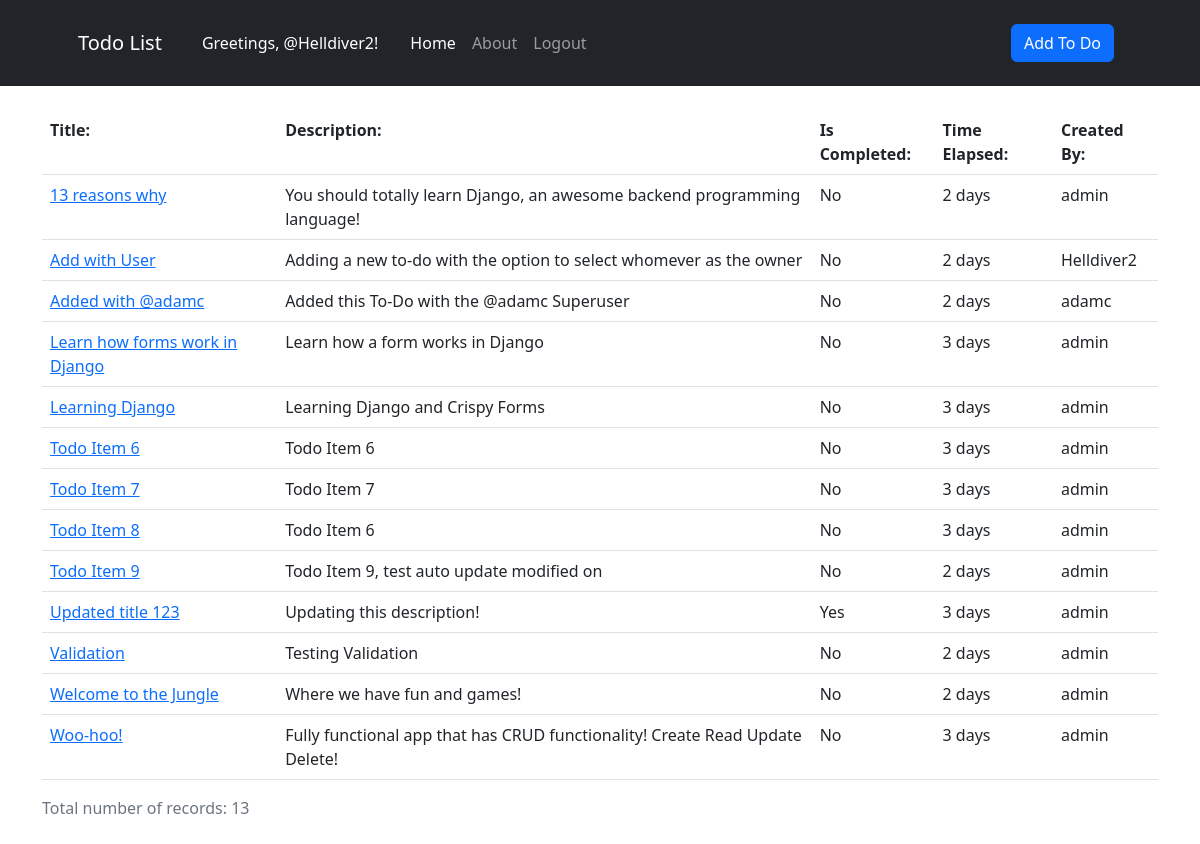
/ (signed in), run on the app's committed database.
### core/models.py (models this page shows, shortened)
class toDoList(models.Model):
    todo_title = models.CharField(max_length=100)
    todo_description = models.CharField(max_length=250, blank= True, null= True)
    todo_created_on = models.DateField(default= datetime.datetime.today)
    todo_modified_on = models.DateField(auto_now= True)
    todo_is_completed = models.BooleanField(default= False)
    todo_created_by = models.ForeignKey(User, on_delete=models.CASCADE)

### core/views.py (the view)
# urls.py: path('', views.home, name= 'home'),
def home(request):
    todos = toDoList.objects.all().order_by('todo_title', 'todo_description')
    current_date = datetime.datetime.now().date()
    count_rows = todos.count()
    if request.user.is_authenticated:
        return render(request, 'core/home.html', {'todos': todos, 'current_date': current_date, 'count_rows': count_rows})
    else:
        return redirect('login')

### core/templates/core/home.html
{% extends 'core/base.html' %} {% block content %}
<div class="container">
    {% if todos %}
    <div class="mt-4">
        <table class="table table-hover">
            <thread>
                <tr>
                    <th scope="col">Title:</th>
                    <th scope="col">Description:</th>
                    <th scope="col">Is Completed:</th>
                    <th scope="col">Time Elapsed:</th>
                    <th scope="col">Created By:</th>
                </tr>
            </thread>
            {% for todo in todos %}
            <tbody>
                <tr>
                    <td>
                        <a href="{% url 'detail' todo.id %}"
                            >{{todo.todo_title}}</a
                        >
                    </td>
                    <td>{{todo.todo_description}}</td>
                    {% if todo.todo_is_completed %}
                    <td>Yes</td>
                    {% else %}
                    <td>No</td>
                    {% endif %}
                    {% if todo.todo_created_on == todo.todo_modified_on %}
                        <td>{{todo.todo_created_on|timesince:current_date}}</td>
                    {% else %}
                        <td>{{todo.todo_modified_on|timesince:current_date}}</td>
                    {% endif %}
                    <td>{{todo.todo_created_by}}</td>
                </tr>
            </tbody>
            {% endfor %}
            <caption class="mt-2">
                Total number of records: {{count_rows}}
            </caption>
        </table>
    </div>
    {% endif %}
</div>
{% endblock content %}

### core/templates/core/navbar.html (shortened to what this page needs)
<nav class="navbar navbar-expand-lg navbar-dark bg-dark">
    <div class="container px-4 px-lg-5">
        <a class="navbar-brand" href="{% url 'home' %}">Todo List</a>
        {% if user.is_authenticated %}
        <p class="me-auto mb-2 mb-lg-0 ms-lg-4 bg-dark text-white">
            Greetings, @{{user.username}}!
        </p>
        {% endif %}
        <div class="collapse navbar-collapse" id="navbarSupportedContent">
            <ul class="navbar-nav me-auto mb-2 mb-lg-0 ms-lg-4">
                <li class="nav-item">
                    <a
                        class="nav-link active"
                        aria-current="page"
                        href="{% url 'home' %}"
                        >Home</a
                    >
                </li>
                <li class="nav-item">
                    <a class="nav-link" href="{% url 'about' %}">About</a>
                </li>
                {% if user.is_authenticated %}
                <li class="nav-item">
                    <a class="nav-link" href="{% url 'logout' %}">Logout</a>
                </li>
                {% endif %}
            </ul>
            {% if user.is_authenticated %}
            <div class="d-flex mb-3 mt-3">
                <a class="btn btn-primary mx-2" href="{% url 'add' %}">Add To Do</a>
            </div>
            {% endif %}
        </div>
    </div>
</nav>

### data on the page
toDoList: todo_title "13 reasons why", todo_description "You should totally learn Django, an awesome backend programming language!", todo_is_completed "No", todo_modified_on "2 days", todo_created_by "admin"
toDoList: todo_title "Add with User", todo_description "Adding a new to-do with the option to select whomever as the owner", todo_is_completed "No", todo_created_on "2 days", todo_created_by "Helldiver2"
toDoList: todo_title "Added with @adamc", todo_description "Added this To-Do with the @adamc Superuser", todo_is_completed "No", todo_created_on "2 days", todo_created_by "adamc"
toDoList: todo_title "Learn how forms work in Django", todo_description "Learn how a form works in Django", todo_is_completed "No", todo_created_on "3 days", todo_created_by "admin"
toDoList: todo_title "Learning Django", todo_description "Learning Django and Crispy Forms", todo_is_completed "No", todo_created_on "3 days", todo_created_by "admin"
toDoList: todo_title "Todo Item 6", todo_description "Todo Item 6", todo_is_completed "No", todo_created_on "3 days", todo_created_by "admin"
toDoList: todo_title "Todo Item 7", todo_description "Todo Item 7", todo_is_completed "No", todo_created_on "3 days", todo_created_by "admin"
toDoList: todo_title "Todo Item 8", todo_description "Todo Item 6", todo_is_completed "No", todo_created_on "3 days", todo_created_by "admin"
toDoList: todo_title "Todo Item 9", todo_description "Todo Item 9, test auto update modified on", todo_is_completed "No", todo_modified_on "2 days", todo_created_by "admin"
toDoList: todo_title "Updated title 123", todo_description "Updating this description!", todo_is_completed "Yes", todo_created_on "3 days", todo_created_by "admin"
toDoList: todo_title "Validation", todo_description "Testing Validation", todo_is_completed "No", todo_created_on "2 days", todo_created_by "admin"
toDoList: todo_title "Welcome to the Jungle", todo_description "Where we have fun and games!", todo_is_completed "No", todo_created_on "2 days", todo_created_by "admin"
toDoList: todo_title "Woo-hoo!", todo_description "Fully functional app that has CRUD functionality! Create Read Update Delete!", todo_is_completed "No", todo_created_on "3 days", todo_created_by "admin"

### other printed values
{{ user.username }} "Helldiver2"
{{ count_rows }} "13"
